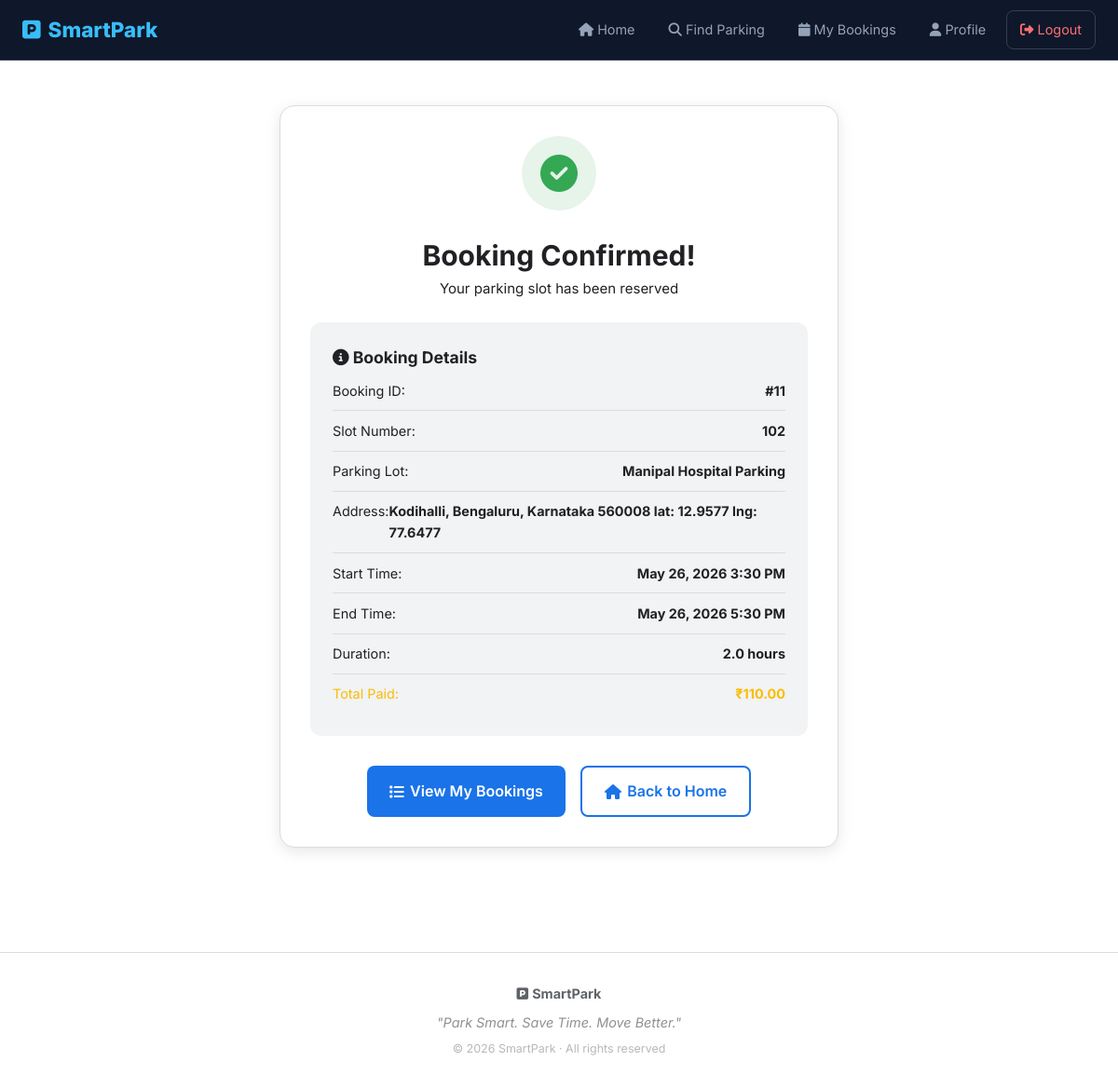
Screenshot of /booking-success/11/ (signed in) with the database file from the repository.
### parking/models.py (models this page shows, shortened)
class Booking(models.Model):
    STATUS_CHOICES = [
        ('pending',   'Pending'),
        ('confirmed', 'Confirmed'),
        ('active',    'Active'),
        ('completed', 'Completed'),
        ('overstay',  'Overstay — Fine Applied'),
        ('cancelled', 'Cancelled'),
    ]
    user        = models.ForeignKey(User, on_delete=models.CASCADE, related_name='bookings')
    slot        = models.ForeignKey(ParkingSlot, on_delete=models.CASCADE, related_name='bookings')
    vehicle     = models.ForeignKey(Vehicle, on_delete=models.SET_NULL, null=True, blank=True)
    start_time  = models.DateTimeField()
    end_time    = models.DateTimeField()
    status      = models.CharField(max_length=20, choices=STATUS_CHOICES, default='pending')
    total_cost  = models.DecimalField(max_digits=8, decimal_places=2, default=0)
    fine_amount = models.DecimalField(max_digits=8, decimal_places=2, default=0)
    qr_code     = models.ImageField(upload_to='qrcodes/', blank=True, null=True)
    time_extended_by = models.PositiveIntegerField(default=0)
    created_at  = models.DateTimeField(auto_now_add=True)

class ParkingSlot(models.Model):
    VEHICLE_TYPES = [
        ('car', 'Car'),
        ('bike', 'Bike / Scooter'),
        ('ev', 'Electric Vehicle'),
    ]
    lot = models.ForeignKey(ParkingLot, on_delete=models.CASCADE, related_name='slots')
    slot_number = models.CharField(max_length=10)
    vehicle_type = models.CharField(max_length=10, choices=VEHICLE_TYPES, default='car')
    is_available = models.BooleanField(default=True)
    class Meta:
        ordering = ['lot_id', 'slot_number']

class ParkingLot(models.Model):
    VEHICLE_TYPES = [
        ('car', 'Car'),
        ('bike', 'Bike / Motorcycle'),
        ('ev', 'Electric Vehicle'),
    ]
    name = models.CharField(max_length=200)
    address = models.TextField()
    city = models.CharField(max_length=100)
    latitude = models.DecimalField(max_digits=9, decimal_places=6, default=0)
    longitude = models.DecimalField(max_digits=9, decimal_places=6, default=0)
    total_slots = models.PositiveIntegerField()
    fine_amount = models.DecimalField(max_digits=10, decimal_places=2, default=0)
    price_per_hour = models.DecimalField(max_digits=6, decimal_places=2)
    vehicle_type = models.CharField(max_length=10, choices=VEHICLE_TYPES, default='car')
    image = models.ImageField(upload_to='parking_lots/', blank=True, null=True)
    is_active = models.BooleanField(default=True)
    created_at = models.DateTimeField(auto_now_add=True)

### parking/views.py (the view)
# urls.py: path('booking-success/<int:booking_id>/', views.booking_success, name='booking_success'),
@login_required
def booking_success(request, booking_id):
    booking = get_object_or_404(Booking, id=booking_id, user=request.user)
    duration = booking.end_time - booking.start_time
    duration_hours = duration.total_seconds() / 3600
    context = {
        'booking': booking,
        'duration_hours': round(duration_hours, 1),
    }
    return render(request, 'booking_success.html', context)

### templates/booking_success.html (shortened to what this page needs)
{% extends 'base.html' %}
{% block content %}
<div class="success-page">
    <div class="container">
        <div class="success-card">
            <div class="success-icon">
                <i class="fas fa-check-circle"></i>
            </div>
            <h1>Booking Confirmed!</h1>
            <p class="success-subtitle">Your parking slot has been reserved</p>
            <div class="booking-details-card">
                <h3><i class="fas fa-info-circle"></i> Booking Details</h3>
                <div class="detail-row">
                    <span>Booking ID:</span>
                    <strong>#{{ booking.id }}</strong>
                </div>
                <div class="detail-row">
                    <span>Slot Number:</span>
                    <strong>{{ booking.slot.slot_number }}</strong>
                </div>
                <div class="detail-row">
                    <span>Parking Lot:</span>
                    <strong>{{ booking.slot.lot.name }}</strong>
                </div>
                <div class="detail-row">
                    <span>Address:</span>
                    <strong>{{ booking.slot.lot.address }}</strong>
                </div>
                <div class="detail-row">
                    <span>Start Time:</span>
                    <strong>{{ booking.start_time|date:"M d, Y g:i A" }}</strong>
                </div>
                <div class="detail-row">
                    <span>End Time:</span>
                    <strong>{{ booking.end_time|date:"M d, Y g:i A" }}</strong>
                </div>
                <div class="detail-row">
                    <span>Duration:</span>
                    <strong>{{ duration_hours }} hours</strong>
                </div>
                <div class="detail-row highlight">
                    <span>Total Paid:</span>
                    <strong>₹{{ booking.total_cost }}</strong>
                </div>
            </div>
            <div class="success-actions">
                <a href="{% url 'my_bookings' %}" class="btn-primary btn-large">
                    <i class="fas fa-list"></i> View My Bookings
                </a>
                <a href="{% url 'home' %}" class="btn-outline btn-large">
                    <i class="fas fa-home"></i> Back to Home
                </a>
            </div>
        </div>
    </div>
</div>
{% endblock %}

### static/css/style.css (style rules this page uses)
:root { --primary: #1a73e8; --primary-dark: #1557b0; --primary-light: #e8f0fe; --success: #34a853; --success-light: #e6f4ea; --danger: #ea4335; --danger-light: #fce8e6; --warning: #fbbc04; --dark: #202124; --gray: #5f6368; --gray-light: #f1f3f4; --border: #dadce0; --white: #ffffff; --shadow-sm: 0 1px 6px rgba(0,0,0,0.08); --shadow-md: 0 4px 16px rgba(0,0,0,0.10); --shadow-lg: 0 8px 30px rgba(0,0,0,0.12); --radius-sm: 8px; --radius-md: 12px; --radius-lg: 16px; --radius-xl: 24px; }
*, *::before, *::after { margin: 0; padding: 0; box-sizing: border-box; }
html { scroll-behavior: smooth; }
body { font-family: 'Inter', sans-serif; color: var(--dark); background-color: var(--white); line-height: 1.6; font-size: 15px; padding-top: 0; margin: 0; }
a { text-decoration: none; color: inherit; }
.container { max-width: 1100px; margin: 0 auto; padding: 0 1.5rem; }
.btn-primary { display: inline-flex; align-items: center; gap: 0.4rem; background: var(--primary); color: white !important; padding: 0.55rem 1.3rem; border-radius: var(--radius-sm); font-weight: 600; font-size: 0.9rem; border: none; cursor: pointer; transition: background 0.2s, transform 0.15s, box-shadow 0.2s; }
.btn-outline { display: inline-flex; align-items: center; gap: 0.4rem; background: transparent; color: var(--primary) !important; padding: 0.5rem 1.2rem; border-radius: var(--radius-sm); font-weight: 600; font-size: 0.9rem; border: 2px solid var(--primary); cursor: pointer; transition: all 0.2s; }
.btn-large { padding: 0.8rem 1.5rem; font-size: 1rem; }
.highlight { color: var(--warning); }
.success-page { padding: 3rem 1.5rem; text-align: center; }
.success-card { background: var(--white); border-radius: var(--radius-lg); border: 1px solid var(--border); padding: 2rem; max-width: 600px; margin: 0 auto; box-shadow: var(--shadow-md); }
.success-icon { width: 80px; height: 80px; background: var(--success-light); border-radius: 50%; display: flex; align-items: center; justify-content: center; font-size: 2.5rem; color: var(--success); margin: 0 auto 1.5rem; }
.booking-details-card { background: var(--gray-light); border-radius: var(--radius-md); padding: 1.5rem; margin: 1.5rem 0; text-align: left; }
.detail-row { display: flex; justify-content: space-between; padding: 0.6rem 0; border-bottom: 1px solid var(--border); font-size: 0.9rem; }
.detail-row:last-child { border-bottom: none; }
.success-actions { display: flex; gap: 1rem; justify-content: center; margin-top: 2rem; flex-wrap: wrap; }

### rows the page displays
Booking: id "11", slot.slot_number "102", slot.lot.name "Manipal Hospital Parking", slot.lot.address "Kodihalli, Bengaluru, Karnataka 560008 lat: 12.9577 lng: 77.6477", start_time "May 26, 2026 3:30 PM", end_time "May 26, 2026 5:30 PM", total_cost "110.00"

### other values shown
{{ duration_hours }} "2.0"
